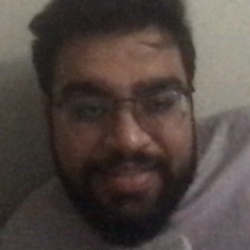
#> input picture images/0c53e18c-6a3f-485f-b6df-a9ace279668c.jpg, 250 x 250 px; its folder holds only this picture in this run
$ python LBPHFaceRecognierModel.py
#> lines starting #> are read from the running program, lines starting #| are printed output that depends on the picture
###################### LBPHFaceRecognizerModel Class#####################
import cv2
import numpy as np
from PIL import Image
import os

#OpenCV/CV2 has a LBPHFaceRecognizer recognizer model for face recognition
recognizer = cv2.face.LBPHFaceRecognizer_create()

#HAARCASCADE is used for face detection
cascade_path = 'helper_files/haarcascade_frontalface_default.xml'
detector = cv2.CascadeClassifier(cascade_path)

# function to get the images and label data
def collect_image_paths(path):
#> called with path = 'dataset/images'
    image_paths = []
    # Walk through the directory tree starting from the specified path
    for root, dirs, files in os.walk(path):
        # Iterate over all files in the current directory
        for file in files:
            # Check if the file has a common image extension
            if file.lower().endswith(('.png', '.jpg', '.jpeg', '.gif', '.bmp')):
                # Construct the full path to the image file
                image_path = os.path.join(root, file)
                # Add the image path to the list
                image_paths.append(image_path)
    return image_paths


# Face images are collected with labels
def getImagesAndLabels(path):
    faceSamples=[]
    ids = []
    for imagePath in path:

        PIL_img = Image.open(imagePath).convert('L') # convert it to grayscale
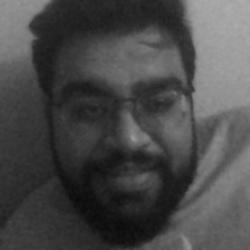
#> PIL_img: PIL image 250x250 L; min 9, max 173, mean 73.6
        img_numpy = np.array(PIL_img,'uint8')

        directory, filename = os.path.split(imagePath)

        #id is the label for a picture which is obtained from the filename of the picture
#> (the run stopped early here; a loop or call above may not have finished)

$ run again, on images/3fbde21c-79ff-432a-a1e2-2d95884f29e8.jpg
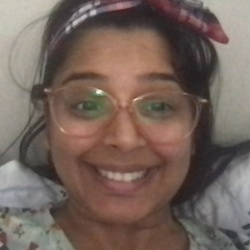
#> input picture images/3fbde21c-79ff-432a-a1e2-2d95884f29e8.jpg, 250 x 250 px
#> in getImagesAndLabels, `PIL_img = Image.open(imagePath).convert('L')`:
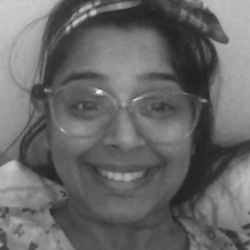
#> PIL_img: PIL image 250x250 L; min 31, max 250, mean 104.5

$ run again, on images/4bf7004d-ba7e-482f-beea-81f6b99a3545.jpg
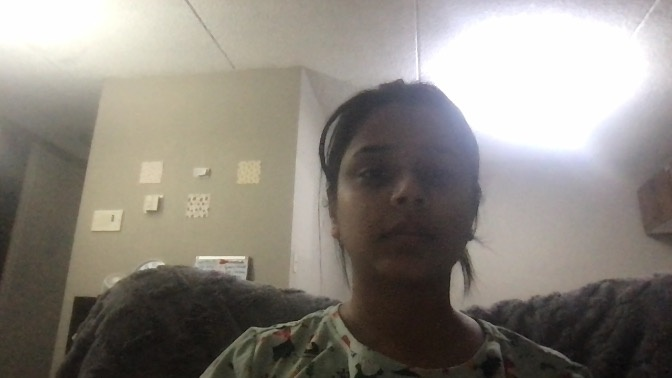
#> input picture images/4bf7004d-ba7e-482f-beea-81f6b99a3545.jpg, 672 x 378 px
#> in getImagesAndLabels, `PIL_img = Image.open(imagePath).convert('L')`:
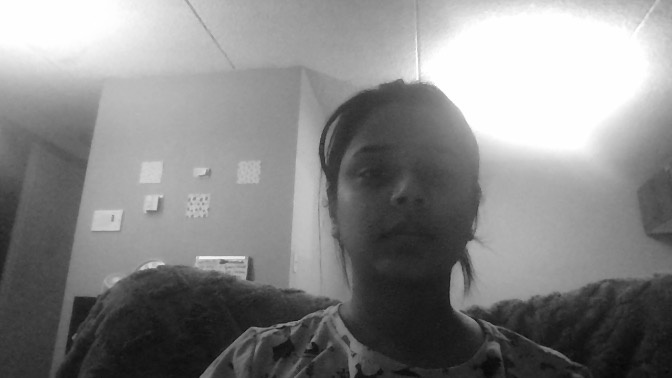
#> PIL_img: PIL image 672x378 L; min 8, max 255, mean 134.4

$ run again, on images/59133a82-f0a0-4b7c-9e9f-8d08133b8a75.jpg
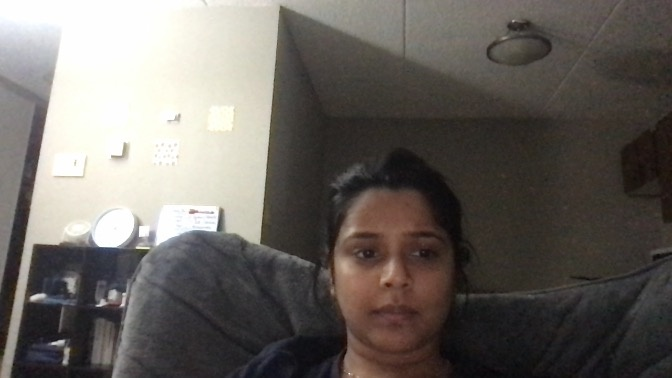
#> input picture images/59133a82-f0a0-4b7c-9e9f-8d08133b8a75.jpg, 672 x 378 px
#> in getImagesAndLabels, `PIL_img = Image.open(imagePath).convert('L')`:
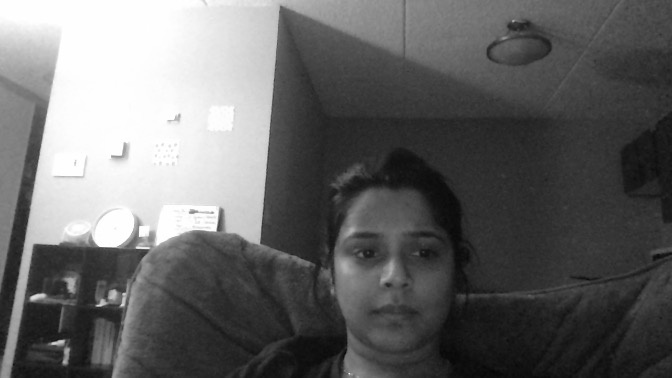
#> PIL_img: PIL image 672x378 L; min 4, max 255, mean 101.8

$ run again, on images/11f79ef5-3ccc-4ad4-abf9-8417e9824094.jpg
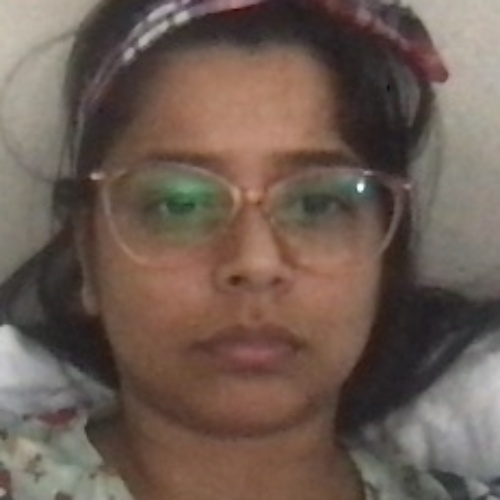
#> input picture images/11f79ef5-3ccc-4ad4-abf9-8417e9824094.jpg, 500 x 500 px
#> in getImagesAndLabels, `PIL_img = Image.open(imagePath).convert('L')`:
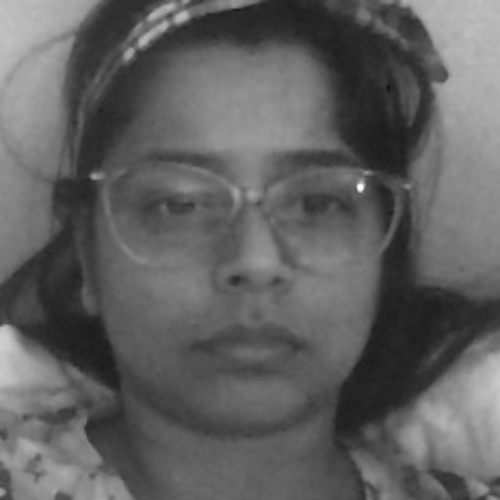
#> PIL_img: PIL image 500x500 L; min 10, max 251, mean 96.6
